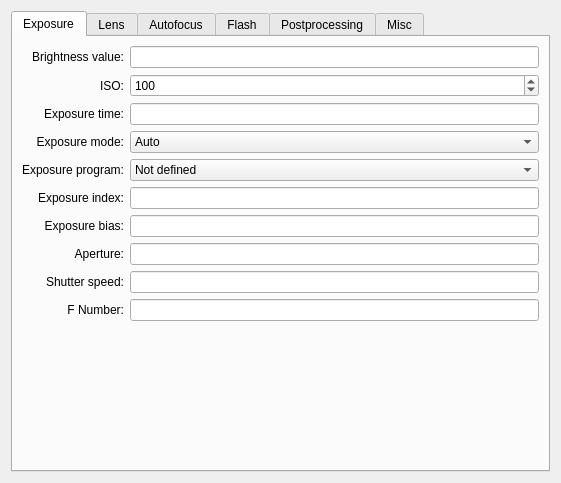
<?xml version="1.0" encoding="UTF-8"?>
<ui version="4.0">
 <class>Exif</class>
 <widget class="QWidget" name="Exif">
  <property name="geometry">
   <rect>
    <x>0</x>
    <y>0</y>
    <width>559</width>
    <height>483</height>
   </rect>
  </property>
  <layout class="QVBoxLayout">
   <item>
    <widget class="QTabWidget" name="tabWidget">
     <property name="currentIndex">
      <number>0</number>
     </property>
     <widget class="QWidget" name="tab">
      <attribute name="title">
       <string>Exposure</string>
      </attribute>
      <layout class="QHBoxLayout">
       <item>
        <layout class="QGridLayout">
         <item row="0" column="0">
          <widget class="QLabel" name="label">
           <property name="text">
            <string>Brightness value:</string>
           </property>
           <property name="alignment">
            <set>Qt::AlignRight|Qt::AlignTrailing|Qt::AlignVCenter</set>
           </property>
           <property name="buddy">
            <cstring>editBrightnessValue</cstring>
           </property>
          </widget>
         </item>
         <item row="0" column="1">
          <widget class="QLineEdit" name="editBrightnessValue"/>
         </item>
         <item row="1" column="0">
          <widget class="QLabel" name="label_2">
           <property name="text">
            <string>ISO:</string>
           </property>
           <property name="alignment">
            <set>Qt::AlignRight|Qt::AlignTrailing|Qt::AlignVCenter</set>
           </property>
           <property name="buddy">
            <cstring>editISO</cstring>
           </property>
          </widget>
         </item>
         <item row="1" column="1">
          <widget class="QSpinBox" name="editISO">
           <property name="maximum">
            <number>3600</number>
           </property>
           <property name="singleStep">
            <number>100</number>
           </property>
           <property name="value">
            <number>100</number>
           </property>
          </widget>
         </item>
         <item row="2" column="0">
          <widget class="QLabel" name="label_16">
           <property name="text">
            <string>Exposure time:</string>
           </property>
           <property name="alignment">
            <set>Qt::AlignRight|Qt::AlignTrailing|Qt::AlignVCenter</set>
           </property>
           <property name="buddy">
            <cstring>editExposureTime</cstring>
           </property>
          </widget>
         </item>
         <item row="2" column="1">
          <widget class="QLineEdit" name="editExposureTime"/>
         </item>
         <item row="3" column="0">
          <widget class="QLabel" name="label_3">
           <property name="text">
            <string>Exposure mode:</string>
           </property>
           <property name="alignment">
            <set>Qt::AlignRight|Qt::AlignTrailing|Qt::AlignVCenter</set>
           </property>
           <property name="buddy">
            <cstring>editExposureMode</cstring>
           </property>
          </widget>
         </item>
         <item row="3" column="1">
          <widget class="QComboBox" name="editExposureMode">
           <item>
            <property name="text">
             <string>Auto</string>
            </property>
           </item>
           <item>
            <property name="text">
             <string>Manual</string>
            </property>
           </item>
           <item>
            <property name="text">
             <string>Auto bracket</string>
            </property>
           </item>
          </widget>
         </item>
         <item row="4" column="0">
          <widget class="QLabel" name="label_14">
           <property name="text">
            <string>Exposure program:</string>
           </property>
           <property name="alignment">
            <set>Qt::AlignRight|Qt::AlignTrailing|Qt::AlignVCenter</set>
           </property>
           <property name="buddy">
            <cstring>editExposureProgram</cstring>
           </property>
          </widget>
         </item>
         <item row="4" column="1">
          <widget class="QComboBox" name="editExposureProgram">
           <item>
            <property name="text">
             <string>Not defined</string>
            </property>
           </item>
           <item>
            <property name="text">
             <string>Manual</string>
            </property>
           </item>
           <item>
            <property name="text">
             <string>Normal program</string>
            </property>
           </item>
           <item>
            <property name="text">
             <string>Aperture priority</string>
            </property>
           </item>
           <item>
            <property name="text">
             <string>Shutter priority</string>
            </property>
           </item>
           <item>
            <property name="text">
             <string>Creative program</string>
            </property>
           </item>
           <item>
            <property name="text">
             <string>Action program</string>
            </property>
           </item>
           <item>
            <property name="text">
             <string>Portrait mode</string>
            </property>
           </item>
           <item>
            <property name="text">
             <string>Landscape mode</string>
            </property>
           </item>
          </widget>
         </item>
         <item row="5" column="0">
          <widget class="QLabel" name="label_7">
           <property name="text">
            <string>Exposure index:</string>
           </property>
           <property name="alignment">
            <set>Qt::AlignRight|Qt::AlignTrailing|Qt::AlignVCenter</set>
           </property>
           <property name="buddy">
            <cstring>editExposureIndex</cstring>
           </property>
          </widget>
         </item>
         <item row="5" column="1">
          <widget class="QLineEdit" name="editExposureIndex"/>
         </item>
         <item row="6" column="0">
          <widget class="QLabel" name="label_10">
           <property name="text">
            <string>Exposure bias:</string>
           </property>
           <property name="alignment">
            <set>Qt::AlignRight|Qt::AlignTrailing|Qt::AlignVCenter</set>
           </property>
           <property name="buddy">
            <cstring>editExposureBiasValue</cstring>
           </property>
          </widget>
         </item>
         <item row="6" column="1">
          <widget class="QLineEdit" name="editExposureBiasValue"/>
         </item>
         <item row="7" column="0">
          <widget class="QLabel" name="label_9">
           <property name="text">
            <string>Aperture:</string>
           </property>
           <property name="alignment">
            <set>Qt::AlignRight|Qt::AlignTrailing|Qt::AlignVCenter</set>
           </property>
           <property name="buddy">
            <cstring>editApertureValue</cstring>
           </property>
          </widget>
         </item>
         <item row="7" column="1">
          <widget class="QLineEdit" name="editApertureValue"/>
         </item>
         <item row="8" column="0">
          <widget class="QLabel" name="label_8">
           <property name="text">
            <string>Shutter speed:</string>
           </property>
           <property name="alignment">
            <set>Qt::AlignRight|Qt::AlignTrailing|Qt::AlignVCenter</set>
           </property>
           <property name="buddy">
            <cstring>editShutterSpeedValue</cstring>
           </property>
          </widget>
         </item>
         <item row="8" column="1">
          <widget class="QLineEdit" name="editShutterSpeedValue"/>
         </item>
         <item row="9" column="0">
          <widget class="QLabel" name="label_25">
           <property name="text">
            <string>F Number:</string>
           </property>
           <property name="alignment">
            <set>Qt::AlignRight|Qt::AlignTrailing|Qt::AlignVCenter</set>
           </property>
           <property name="buddy">
            <cstring>editFNumber</cstring>
           </property>
          </widget>
         </item>
         <item row="9" column="1">
          <widget class="QLineEdit" name="editFNumber"/>
         </item>
         <item row="10" column="0" colspan="2">
          <spacer>
           <property name="orientation">
            <enum>Qt::Vertical</enum>
           </property>
           <property name="sizeHint" stdset="0">
            <size>
             <width>517</width>
             <height>51</height>
            </size>
           </property>
          </spacer>
         </item>
        </layout>
       </item>
      </layout>
     </widget>
     <widget class="QWidget" name="tab_2">
      <attribute name="title">
       <string>Lens</string>
      </attribute>
      <layout class="QHBoxLayout">
       <item>
        <layout class="QGridLayout">
         <item row="0" column="0">
          <widget class="QLabel" name="label_6">
           <property name="text">
            <string>Focal length:</string>
           </property>
           <property name="alignment">
            <set>Qt::AlignRight|Qt::AlignTrailing|Qt::AlignVCenter</set>
           </property>
           <property name="buddy">
            <cstring>editFocalLength</cstring>
           </property>
          </widget>
         </item>
         <item row="0" column="1">
          <widget class="QSpinBox" name="editFocalLength">
           <property name="maximum">
            <number>1000</number>
           </property>
           <property name="singleStep">
            <number>1</number>
           </property>
           <property name="value">
            <number>35</number>
           </property>
          </widget>
         </item>
         <item row="1" column="0">
          <widget class="QLabel" name="label_5">
           <property name="text">
            <string>Focal length (35mm equivalent):</string>
           </property>
           <property name="alignment">
            <set>Qt::AlignRight|Qt::AlignTrailing|Qt::AlignVCenter</set>
           </property>
           <property name="buddy">
            <cstring>editFocalLengthIn35mmFilm</cstring>
           </property>
          </widget>
         </item>
         <item row="1" column="1">
          <widget class="QSpinBox" name="editFocalLengthIn35mmFilm">
           <property name="maximum">
            <number>1000</number>
           </property>
           <property name="singleStep">
            <number>1</number>
           </property>
           <property name="value">
            <number>35</number>
           </property>
          </widget>
         </item>
         <item row="2" column="0">
          <widget class="QLabel" name="label_12">
           <property name="text">
            <string>Max aperture:</string>
           </property>
           <property name="alignment">
            <set>Qt::AlignRight|Qt::AlignTrailing|Qt::AlignVCenter</set>
           </property>
           <property name="buddy">
            <cstring>editMaxApertureValue</cstring>
           </property>
          </widget>
         </item>
         <item row="2" column="1">
          <widget class="QLineEdit" name="editMaxApertureValue"/>
         </item>
         <item row="3" column="0" colspan="2">
          <spacer>
           <property name="orientation">
            <enum>Qt::Vertical</enum>
           </property>
           <property name="sizeHint" stdset="0">
            <size>
             <width>517</width>
             <height>101</height>
            </size>
           </property>
          </spacer>
         </item>
        </layout>
       </item>
      </layout>
     </widget>
     <widget class="QWidget" name="tab_3">
      <attribute name="title">
       <string>Autofocus</string>
      </attribute>
      <layout class="QHBoxLayout">
       <item>
        <layout class="QGridLayout">
         <item row="0" column="0">
          <widget class="QLabel" name="label_17">
           <property name="text">
            <string>Subject distance:</string>
           </property>
           <property name="alignment">
            <set>Qt::AlignRight|Qt::AlignTrailing|Qt::AlignVCenter</set>
           </property>
           <property name="buddy">
            <cstring>editSubjectDistance</cstring>
           </property>
          </widget>
         </item>
         <item row="0" column="1">
          <widget class="QLineEdit" name="editSubjectDistance"/>
         </item>
         <item row="1" column="0">
          <widget class="QLabel" name="label_11">
           <property name="text">
            <string>Metering mode:</string>
           </property>
           <property name="alignment">
            <set>Qt::AlignRight|Qt::AlignTrailing|Qt::AlignVCenter</set>
           </property>
           <property name="buddy">
            <cstring>editMeteringMode</cstring>
           </property>
          </widget>
         </item>
         <item row="1" column="1">
          <widget class="QComboBox" name="editMeteringMode">
           <item>
            <property name="text">
             <string>Unknown</string>
            </property>
           </item>
           <item>
            <property name="text">
             <string>Average</string>
            </property>
           </item>
           <item>
            <property name="text">
             <string>Center weighted average</string>
            </property>
           </item>
           <item>
            <property name="text">
             <string>Spot</string>
            </property>
           </item>
           <item>
            <property name="text">
             <string>Multi spot</string>
            </property>
           </item>
           <item>
            <property name="text">
             <string>Pattern</string>
            </property>
           </item>
           <item>
            <property name="text">
             <string>Partial</string>
            </property>
           </item>
           <item>
            <property name="text">
             <string>Other</string>
            </property>
           </item>
          </widget>
         </item>
         <item row="2" column="0">
          <widget class="QLabel" name="label_24">
           <property name="text">
            <string>Distance range:</string>
           </property>
           <property name="alignment">
            <set>Qt::AlignRight|Qt::AlignTrailing|Qt::AlignVCenter</set>
           </property>
           <property name="buddy">
            <cstring>editSubjectDistanceRange</cstring>
           </property>
          </widget>
         </item>
         <item row="2" column="1">
          <widget class="QComboBox" name="editSubjectDistanceRange">
           <item>
            <property name="text">
             <string>Unknown</string>
            </property>
           </item>
           <item>
            <property name="text">
             <string>Macro</string>
            </property>
           </item>
           <item>
            <property name="text">
             <string>Close view</string>
            </property>
           </item>
           <item>
            <property name="text">
             <string>Distant view</string>
            </property>
           </item>
          </widget>
         </item>
         <item row="3" column="0" colspan="2">
          <spacer>
           <property name="orientation">
            <enum>Qt::Vertical</enum>
           </property>
           <property name="sizeHint" stdset="0">
            <size>
             <width>517</width>
             <height>151</height>
            </size>
           </property>
          </spacer>
         </item>
        </layout>
       </item>
      </layout>
     </widget>
     <widget class="QWidget" name="tab_6">
      <attribute name="title">
       <string>Flash</string>
      </attribute>
      <layout class="QHBoxLayout">
       <item>
        <layout class="QGridLayout">
         <item row="0" column="0" colspan="2">
          <widget class="QCheckBox" name="editFlashFired">
           <property name="text">
            <string>Fired</string>
           </property>
          </widget>
         </item>
         <item row="1" column="0">
          <widget class="QLabel" name="label_22">
           <property name="text">
            <string>Strobe return:</string>
           </property>
           <property name="alignment">
            <set>Qt::AlignRight|Qt::AlignTrailing|Qt::AlignVCenter</set>
           </property>
           <property name="buddy">
            <cstring>editStrobeReturn</cstring>
           </property>
          </widget>
         </item>
         <item row="1" column="1">
          <widget class="QComboBox" name="editStrobeReturn">
           <item>
            <property name="text">
             <string>No strobe return detection</string>
            </property>
           </item>
           <item>
            <property name="text">
             <string>Undefined</string>
            </property>
           </item>
           <item>
            <property name="text">
             <string>No strobe return light detected</string>
            </property>
           </item>
           <item>
            <property name="text">
             <string>Strobe return light detected</string>
            </property>
           </item>
          </widget>
         </item>
         <item row="2" column="0">
          <widget class="QLabel" name="label_21">
           <property name="text">
            <string>Mode:</string>
           </property>
           <property name="alignment">
            <set>Qt::AlignRight|Qt::AlignTrailing|Qt::AlignVCenter</set>
           </property>
           <property name="buddy">
            <cstring>editFlashMode</cstring>
           </property>
          </widget>
         </item>
         <item row="2" column="1">
          <widget class="QComboBox" name="editFlashMode">
           <item>
            <property name="text">
             <string>Unknown</string>
            </property>
           </item>
           <item>
            <property name="text">
             <string>Compulsory flash fired</string>
            </property>
           </item>
           <item>
            <property name="text">
             <string>Compulsory flash suppression</string>
            </property>
           </item>
           <item>
            <property name="text">
             <string>Auto mode</string>
            </property>
           </item>
          </widget>
         </item>
         <item row="3" column="0" colspan="2">
          <widget class="QCheckBox" name="editFlashFunction">
           <property name="text">
            <string>Function</string>
           </property>
          </widget>
         </item>
         <item row="4" column="0" colspan="2">
          <widget class="QCheckBox" name="editFlashRedEyeMode">
           <property name="text">
            <string>Red-eye removal</string>
           </property>
          </widget>
         </item>
         <item row="5" column="0">
          <widget class="QLabel" name="label_23">
           <property name="text">
            <string>Flash energy:</string>
           </property>
           <property name="alignment">
            <set>Qt::AlignRight|Qt::AlignTrailing|Qt::AlignVCenter</set>
           </property>
           <property name="buddy">
            <cstring>editFlashEnergy</cstring>
           </property>
          </widget>
         </item>
         <item row="5" column="1">
          <widget class="QLineEdit" name="editFlashEnergy"/>
         </item>
         <item row="6" column="0" colspan="2">
          <spacer>
           <property name="orientation">
            <enum>Qt::Vertical</enum>
           </property>
           <property name="sizeHint" stdset="0">
            <size>
             <width>517</width>
             <height>91</height>
            </size>
           </property>
          </spacer>
         </item>
        </layout>
       </item>
      </layout>
     </widget>
     <widget class="QWidget" name="tab_5">
      <attribute name="title">
       <string>Postprocessing</string>
      </attribute>
      <layout class="QHBoxLayout">
       <item>
        <layout class="QGridLayout">
         <item row="0" column="0">
          <widget class="QLabel" name="label_13">
           <property name="text">
            <string>Gain control:</string>
           </property>
           <property name="alignment">
            <set>Qt::AlignRight|Qt::AlignTrailing|Qt::AlignVCenter</set>
           </property>
           <property name="buddy">
            <cstring>editGainControl</cstring>
           </property>
          </widget>
         </item>
         <item row="0" column="1">
          <widget class="QComboBox" name="editGainControl">
           <property name="sizePolicy">
            <sizepolicy hsizetype="Preferred" vsizetype="Fixed">
             <horstretch>1</horstretch>
             <verstretch>0</verstretch>
            </sizepolicy>
           </property>
           <item>
            <property name="text">
             <string>None</string>
            </property>
           </item>
           <item>
            <property name="text">
             <string>Low gain up</string>
            </property>
           </item>
           <item>
            <property name="text">
             <string>High gain up</string>
            </property>
           </item>
           <item>
            <property name="text">
             <string>Low gain down</string>
            </property>
           </item>
           <item>
            <property name="text">
             <string>High gain down</string>
            </property>
           </item>
          </widget>
         </item>
         <item row="1" column="0">
          <widget class="QLabel" name="label_15">
           <property name="text">
            <string>Light source:</string>
           </property>
           <property name="alignment">
            <set>Qt::AlignRight|Qt::AlignTrailing|Qt::AlignVCenter</set>
           </property>
           <property name="buddy">
            <cstring>editLightSource</cstring>
           </property>
          </widget>
         </item>
         <item row="1" column="1">
          <widget class="QComboBox" name="editLightSource">
           <item>
            <property name="text">
             <string>Unknown</string>
            </property>
           </item>
           <item>
            <property name="text">
             <string>Daylight</string>
            </property>
           </item>
           <item>
            <property name="text">
             <string>Fluorescent</string>
            </property>
           </item>
           <item>
            <property name="text">
             <string>Tungsten</string>
            </property>
           </item>
           <item>
            <property name="text">
             <string>Flash</string>
            </property>
           </item>
           <item>
            <property name="text">
             <string>Undefined</string>
            </property>
           </item>
           <item>
            <property name="text">
             <string>Undefined</string>
            </property>
           </item>
           <item>
            <property name="text">
             <string>Undefined</string>
            </property>
           </item>
           <item>
            <property name="text">
             <string>Undefined</string>
            </property>
           </item>
           <item>
            <property name="text">
             <string>Fine weather</string>
            </property>
           </item>
           <item>
            <property name="text">
             <string>Cloudy weather</string>
            </property>
           </item>
           <item>
            <property name="text">
             <string>Shade</string>
            </property>
           </item>
           <item>
            <property name="text">
             <string>Daylight fluorescent (D5700 - 7100K)</string>
            </property>
           </item>
           <item>
            <property name="text">
             <string>Day white fluorescent (N4600 - 5400K)</string>
            </property>
           </item>
           <item>
            <property name="text">
             <string>Cool white fluorescent (W3900 - 4500K)</string>
            </property>
           </item>
           <item>
            <property name="text">
             <string>White fluorescent (WW 3200 - 3700K)</string>
            </property>
           </item>
           <item>
            <property name="text">
             <string>Undefined</string>
            </property>
           </item>
           <item>
            <property name="text">
             <string>Standard light A</string>
            </property>
           </item>
           <item>
            <property name="text">
             <string>Standard light B</string>
            </property>
           </item>
           <item>
            <property name="text">
             <string>Standard light C</string>
            </property>
           </item>
           <item>
            <property name="text">
             <string>D55</string>
            </property>
           </item>
           <item>
            <property name="text">
             <string>D65</string>
            </property>
           </item>
           <item>
            <property name="text">
             <string>D75</string>
            </property>
           </item>
           <item>
            <property name="text">
             <string>D50</string>
            </property>
           </item>
           <item>
            <property name="text">
             <string>ISO studio tungsten</string>
            </property>
           </item>
           <item>
            <property name="text">
             <string>other</string>
            </property>
           </item>
          </widget>
         </item>
         <item row="2" column="0">
          <widget class="QLabel" name="label_18">
           <property name="text">
            <string>Sharpness:</string>
           </property>
           <property name="alignment">
            <set>Qt::AlignRight|Qt::AlignTrailing|Qt::AlignVCenter</set>
           </property>
           <property name="buddy">
            <cstring>editSharpness</cstring>
           </property>
          </widget>
         </item>
         <item row="2" column="1">
          <widget class="QComboBox" name="editSharpness">
           <item>
            <property name="text">
             <string>Normal</string>
            </property>
           </item>
           <item>
            <property name="text">
             <string>Soft</string>
            </property>
           </item>
           <item>
            <property name="text">
             <string>Hard</string>
            </property>
           </item>
          </widget>
         </item>
         <item row="3" column="0">
          <widget class="QLabel" name="label_20">
           <property name="text">
            <string>Contrast:</string>
           </property>
           <property name="alignment">
            <set>Qt::AlignRight|Qt::AlignTrailing|Qt::AlignVCenter</set>
           </property>
           <property name="buddy">
            <cstring>editContrast</cstring>
           </property>
          </widget>
         </item>
         <item row="3" column="1">
          <widget class="QComboBox" name="editContrast">
           <item>
            <property name="text">
             <string>Normal</string>
            </property>
           </item>
           <item>
            <property name="text">
             <string>Soft</string>
            </property>
           </item>
           <item>
            <property name="text">
             <string>Hard</string>
            </property>
           </item>
          </widget>
         </item>
         <item row="4" column="0">
          <widget class="QLabel" name="label_28">
           <property name="text">
            <string>White balance:</string>
           </property>
           <property name="alignment">
            <set>Qt::AlignRight|Qt::AlignTrailing|Qt::AlignVCenter</set>
           </property>
           <property name="buddy">
            <cstring>editWhiteBalance</cstring>
           </property>
          </widget>
         </item>
         <item row="4" column="1">
          <widget class="QComboBox" name="editWhiteBalance">
           <item>
            <property name="text">
             <string>Auto</string>
            </property>
           </item>
           <item>
            <property name="text">
             <string>Custom</string>
            </property>
           </item>
          </widget>
         </item>
         <item row="5" column="0" colspan="2">
          <spacer>
           <property name="orientation">
            <enum>Qt::Vertical</enum>
           </property>
           <property name="sizeHint" stdset="0">
            <size>
             <width>517</width>
             <height>91</height>
            </size>
           </property>
          </spacer>
         </item>
        </layout>
       </item>
      </layout>
     </widget>
     <widget class="QWidget" name="tab_4">
      <attribute name="title">
       <string>Misc</string>
      </attribute>
      <layout class="QHBoxLayout">
       <item>
        <layout class="QGridLayout">
         <item row="0" column="0">
          <widget class="QLabel" name="label_4">
           <property name="text">
            <string>Scene capture type:</string>
           </property>
           <property name="alignment">
            <set>Qt::AlignRight|Qt::AlignTrailing|Qt::AlignVCenter</set>
           </property>
           <property name="buddy">
            <cstring>editSceneCaptureType</cstring>
           </property>
          </widget>
         </item>
         <item row="0" column="1">
          <widget class="QComboBox" name="editSceneCaptureType">
           <item>
            <property name="text">
             <string>Standard</string>
            </property>
           </item>
           <item>
            <property name="text">
             <string>Landscape</string>
            </property>
           </item>
           <item>
            <property name="text">
             <string>Portrait</string>
            </property>
           </item>
           <item>
            <property name="text">
             <string>Night scene</string>
            </property>
           </item>
          </widget>
         </item>
         <item row="1" column="0">
          <widget class="QLabel" name="label_19">
           <property name="text">
            <string>Maker:</string>
           </property>
           <property name="alignment">
            <set>Qt::AlignRight|Qt::AlignTrailing|Qt::AlignVCenter</set>
           </property>
           <property name="buddy">
            <cstring>editMake</cstring>
           </property>
          </widget>
         </item>
         <item row="1" column="1">
          <widget class="QLineEdit" name="editMake"/>
         </item>
         <item row="2" column="0">
          <widget class="QLabel" name="label_26">
           <property name="text">
            <string>Model:</string>
           </property>
           <property name="alignment">
            <set>Qt::AlignRight|Qt::AlignTrailing|Qt::AlignVCenter</set>
           </property>
           <property name="buddy">
            <cstring>editModel</cstring>
           </property>
          </widget>
         </item>
         <item row="2" column="1">
          <widget class="QLineEdit" name="editModel"/>
         </item>
         <item row="3" column="0">
          <widget class="QLabel" name="label_27">
           <property name="text">
            <string>Sensing method type:</string>
           </property>
           <property name="alignment">
            <set>Qt::AlignRight|Qt::AlignTrailing|Qt::AlignVCenter</set>
           </property>
           <property name="buddy">
            <cstring>editSensingMethod</cstring>
           </property>
          </widget>
         </item>
         <item row="3" column="1">
          <widget class="QComboBox" name="editSensingMethod">
           <item>
            <property name="text">
             <string>Not Defined</string>
            </property>
           </item>
           <item>
            <property name="text">
             <string>Not Defined</string>
            </property>
           </item>
           <item>
            <property name="text">
             <string>One-chip color area sensor</string>
            </property>
           </item>
           <item>
            <property name="text">
             <string>Two-chip color area sensor</string>
            </property>
           </item>
           <item>
            <property name="text">
             <string>Three-chip color area sensor</string>
            </property>
           </item>
           <item>
            <property name="text">
             <string>Color sequential area sensor</string>
            </property>
           </item>
           <item>
            <property name="text">
             <string>Trilinear sensor</string>
            </property>
           </item>
           <item>
            <property name="text">
             <string>Color sequential linear sensor</string>
            </property>
           </item>
          </widget>
         </item>
         <item row="4" column="0" colspan="2">
          <spacer>
           <property name="orientation">
            <enum>Qt::Vertical</enum>
           </property>
           <property name="sizeHint" stdset="0">
            <size>
             <width>517</width>
             <height>71</height>
            </size>
           </property>
          </spacer>
         </item>
        </layout>
       </item>
      </layout>
     </widget>
    </widget>
   </item>
  </layout>
 </widget>
 <resources/>
 <connections/>
</ui>
